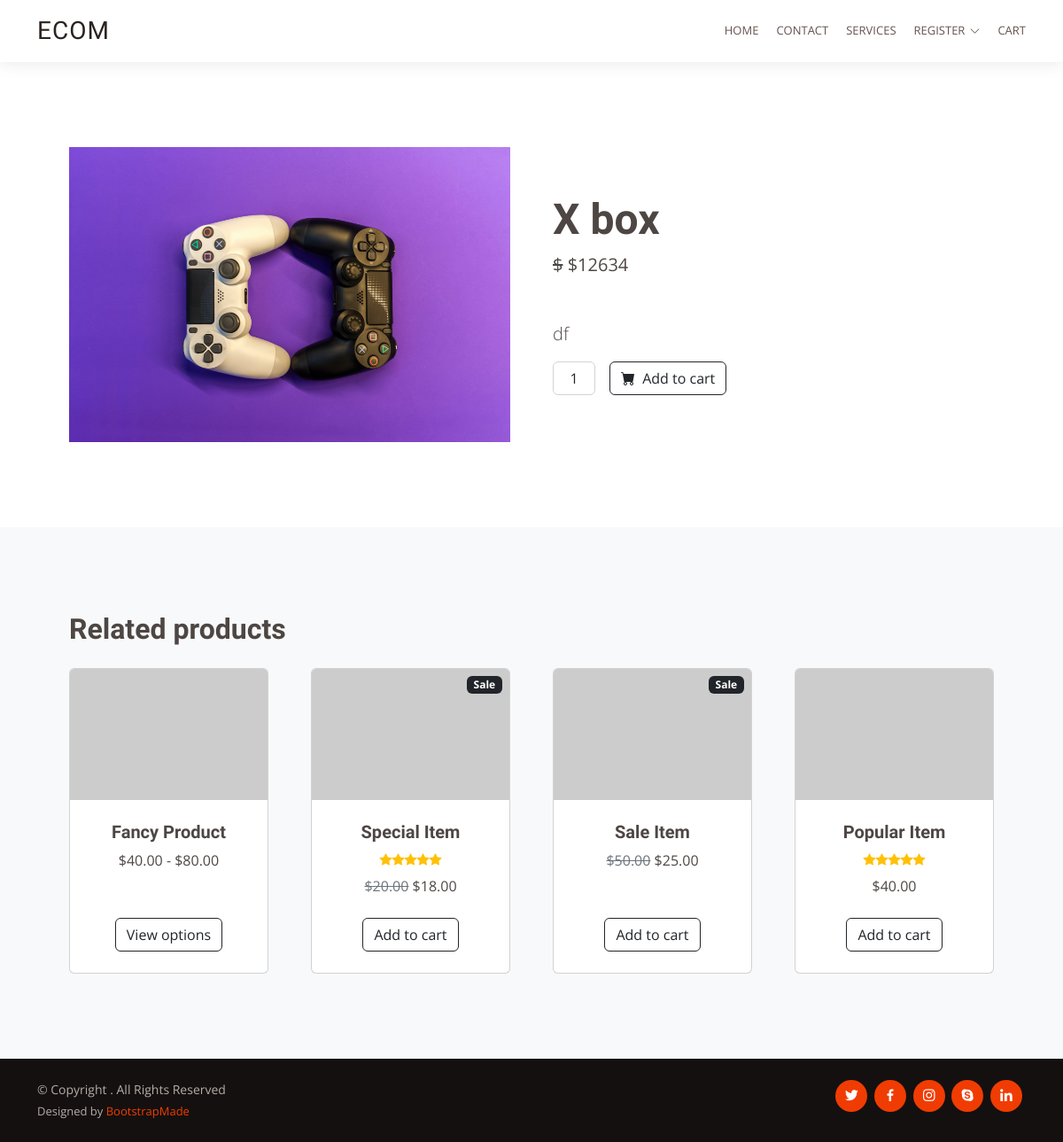
Screenshot of /gaming/x-box with the database file from the repository.
### core/models.py (models this page shows, shortened)
class products(models.Model):
   name = models.CharField(max_length=150, unique=True)
   slug = models.SlugField(max_length=250, unique=True)
   img = models.ImageField(upload_to='product')
   desc = models.TextField()
   stock = models.IntegerField()
   available =  models.BooleanField()
   price = models.IntegerField()
   category = models.ForeignKey(categ, on_delete=models.CASCADE)

### core/views.py (the view)
# urls.py: path('',views.frontpage,name='frontpage'),
def views(request,c_slug,product_slug):
    try:
        prod=products.objects.get(category__slug=c_slug,slug=product_slug)
    except Exception as e:
        raise e
    return render(request,'view.html',{'pr':prod})

### templates/view.html (shortened to what this page needs)
{% extends 'base.html' %}
{% load static %}
{% block content %}
<!DOCTYPE html>
<html lang="en">
    <body>
        <section class="py-5">
            <div class="container px-4 px-lg-5 my-5">
                <div class="row gx-4 gx-lg-5 align-items-center">
                    <div class="col-md-6"><img class="card-img-top mb-5 mb-md-0" src="{{pr.img.url}}" alt="..." /></div>
                    <div class="col-md-6">
                        <h1 class="display-5 fw-bolder">{{pr.name}}</h1>
                        <div class="fs-5 mb-5">
                            <span class="text-decoration-line-through">$</span>
                            <span>${{pr.price}}</span>
                        </div>
                        <p class="lead">{{pr.desc}}</p>
                        <div class="d-flex">
                            <input class="form-control text-center me-3" id="inputQuantity" type="num" value="1" style="max-width: 3rem" />
                            <a href="{% url 'addcart' pr.id %}">
                            <button class="btn btn-outline-dark flex-shrink-0" type="button">
                                <i class="bi-cart-fill me-1"></i>
                                Add to cart
                            </button>
                        </a>
                        </div>
                    </div>
                </div>
            </div>
        </section>
        <section class="py-5 bg-light">
            <div class="container px-4 px-lg-5 mt-5">
                <h2 class="fw-bolder mb-4">Related products</h2>
                <div class="row gx-4 gx-lg-5 row-cols-2 row-cols-md-3 row-cols-xl-4 justify-content-center">
                    <div class="col mb-5">
                        <div class="card h-100">
                            <img class="card-img-top" src="https://dummyimage.com/450x300/dee2e6/6c757d.jpg" alt="..." />
                            <div class="card-body p-4">
                                <div class="text-center">
                                    <h5 class="fw-bolder">Fancy Product</h5>
                                    $40.00 - $80.00
                                </div>
                            </div>
                            <div class="card-footer p-4 pt-0 border-top-0 bg-transparent">
                                <div class="text-center"><a class="btn btn-outline-dark mt-auto" href="#">View options</a></div>
                            </div>
                        </div>
                    </div>
                    <div class="col mb-5">
                        <div class="card h-100">
                            <div class="badge bg-dark text-white position-absolute" style="top: 0.5rem; right: 0.5rem">Sale</div>
                            <img class="card-img-top" src="https://dummyimage.com/450x300/dee2e6/6c757d.jpg" alt="..." />
                            <div class="card-body p-4">
                                <div class="text-center">
                                    <h5 class="fw-bolder">Special Item</h5>
                                    <div class="d-flex justify-content-center small text-warning mb-2">
                                        <div class="bi-star-fill"></div>
                                        <div class="bi-star-fill"></div>
                                        <div class="bi-star-fill"></div>
                                        <div class="bi-star-fill"></div>
                                        <div class="bi-star-fill"></div>
                                    </div>
                                    <span class="text-muted text-decoration-line-through">$20.00</span>
                                    $18.00
                                </div>
                            </div>
                            <div class="card-footer p-4 pt-0 border-top-0 bg-transparent">
                                <div class="text-center"><a class="btn btn-outline-dark mt-auto" href="#">Add to cart</a></div>
                            </div>
                        </div>
                    </div>
                    <div class="col mb-5">
                        <div class="card h-100">
                            <div class="badge bg-dark text-white position-absolute" style="top: 0.5rem; right: 0.5rem">Sale</div>
                            <img class="card-img-top" src="https://dummyimage.com/450x300/dee2e6/6c757d.jpg" alt="..." />
                            <div class="card-body p-4">
                                <div class="text-center">
                                    <h5 class="fw-bolder">Sale Item</h5>
                                    <span class="text-muted text-decoration-line-through">$50.00</span>
                                    $25.00
                                </div>
                            </div>
                            <div class="card-footer p-4 pt-0 border-top-0 bg-transparent">
                                <div class="text-center"><a class="btn btn-outline-dark mt-auto" href="#">Add to cart</a></div>
                            </div>
                        </div>
                    </div>
                    <div class="col mb-5">
                        <div class="card h-100">
                            <img class="card-img-top" src="https://dummyimage.com/450x300/dee2e6/6c757d.jpg" alt="..." />
                            <div class="card-body p-4">
                                <div class="text-center">
                                    <h5 class="fw-bolder">Popular Item</h5>
                                    <div class="d-flex justify-content-center small text-warning mb-2">
                                        <div class="bi-star-fill"></div>
                                        <div class="bi-star-fill"></div>
                                        <div class="bi-star-fill"></div>
                                        <div class="bi-star-fill"></div>
                                        <div class="bi-star-fill"></div>
                                    </div>
                                    $40.00
                                </div>
                            </div>
                            <div class="card-footer p-4 pt-0 border-top-0 bg-transparent">
                                <div class="text-center"><a class="btn btn-outline-dark mt-auto" href="#">Add to cart</a></div>
                            </div>
                        </div>
                    </div>
                </div>
            </div>
        </section>
    </body>
</html>
{% endblock %}

### static/assets/css/style.css (style rules this page uses)
body { font-family: "Open Sans", sans-serif; color: #4d4643; }
a { color: #f03c02; text-decoration: none; }
h1, h2, h3, h4, h5, h6 { font-family: "Muli", sans-serif; }
.scrolled-offset { margin-top: 70px; }
section { padding: 60px 0; overflow: hidden; }

### rows the page displays
products: img (picture), name "X box", price "12634", desc "df"
